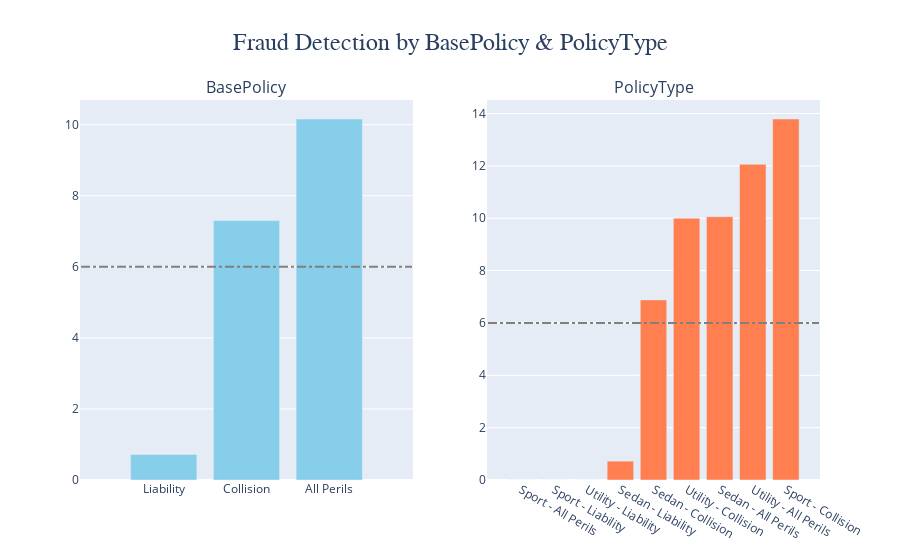

Notebook code for this chart:
### Markdown cell above
## 06) Fraud Detection by BasePolicy & PolicyType

### Code cell
# BasePolicy
df_counts_policy = df_viz['BasePolicy'].value_counts().sort_index()
df_counts_fraud4 = df_fraud['BasePolicy'].value_counts().sort_index()
df_percentages_fraud4 = pd.DataFrame(round((df_counts_fraud4 / df_counts_policy) * 100, 2)).fillna(0).reset_index()

df_percentages_fraud4.columns = ['BasePolicy', 'Fraud %']
df_percentages_fraud4 = df_percentages_fraud4.sort_values(by=['Fraud %'])

# PolicyType
df_counts_policy2 = df_viz['PolicyType'].value_counts().sort_index()
df_counts_fraud5 = df_fraud['PolicyType'].value_counts().sort_index()
df_percentages_fraud5 = pd.DataFrame(round((df_counts_fraud5 / df_counts_policy2) * 100, 2)).fillna(0).reset_index()

df_percentages_fraud5.columns = ['PolicyType', 'Fraud %']
df_percentages_fraud5 = df_percentages_fraud5.sort_values(by=['Fraud %'])

# Bar Chart - Subplots
fig = make_subplots(rows=1, cols=2, subplot_titles=('BasePolicy', "PolicyType"))

fig.add_trace(go.Bar(x=df_percentages_fraud4['BasePolicy'], y=df_percentages_fraud4['Fraud %'],
    marker_color='skyblue'), row=1, col=1)

fig.add_trace(go.Bar(x=df_percentages_fraud5['PolicyType'], y=df_percentages_fraud5['Fraud %'],
    marker_color='coral'), row=1, col=2)

fig.update_layout(
    title={
        'text': 'Fraud Detection by BasePolicy & PolicyType',
        'x':0.5,
        'font': {'family': "Arial, sans-serif", 'size': 24}
    }, showlegend=False)

fig.add_shape(
    type="line",
    x0=-1,
    y0=6,
    x1=3,
    y1=6,
    line=dict(
        color="rgba(128, 128, 128, 1)", 
        width=2,
        dash="dashdot",
    ),
    xref="x1",
    yref="y1"
)

fig.add_shape(
    type="line",
    x0=-1,
    y0=6,
    x1=9,
    y1=6,
    line=dict(
        color="rgba(128, 128, 128, 1)", 
        width=2,
        dash="dashdot",
    ),
    xref="x2",
    yref="y2"
)

fig.show()

### Figure 1 — Plotly figure (JSON) as saved in the notebook; plotly's stock layout.template omitted (floating-point values rounded to 4 significant figures)
{"data": [{"marker": {"color": "skyblue"}, "type": "bar", "x": ["Liability", "Collision", "All Perils"], "xaxis": "x", "y": [0.72, 7.3, 10.16], "yaxis": "y"}, {"marker": {"color": "coral"}, "type": "bar", "x": ["Sport - All Perils", "Sport - Liability", "Utility - Liability", "Sedan - Liability", "Sedan - Collision", "Utility - Collision", "Sedan - All Perils", "Utility - All Perils", "Sport - Collision"], "xaxis": "x2", "y": [0.0, 0.0, 0.0, 0.72, 6.88, 10.0, 10.06, 12.06, 13.79], "yaxis": "y2"}], "layout": {"annotations": [{"font": {"size": 16}, "showarrow": false, "text": "BasePolicy", "x": 0.225, "xanchor": "center", "xref": "paper", "y": 1, "yanchor": "bottom", "yref": "paper"}, {"font": {"size": 16}, "showarrow": false, "text": "PolicyType", "x": 0.775, "xanchor": "center", "xref": "paper", "y": 1, "yanchor": "bottom", "yref": "paper"}], "shapes": [{"line": {"color": "rgba(128, 128, 128, 1)", "dash": "dashdot", "width": 2}, "type": "line", "x0": -1, "x1": 3, "xref": "x", "y0": 6, "y1": 6, "yref": "y"}, {"line": {"color": "rgba(128, 128, 128, 1)", "dash": "dashdot", "width": 2}, "type": "line", "x0": -1, "x1": 9, "xref": "x2", "y0": 6, "y1": 6, "yref": "y2"}], "showlegend": false, "title": {"font": {"family": "Arial, sans-serif", "size": 24}, "text": "Fraud Detection by BasePolicy & PolicyType", "x": 0.5}, "xaxis": {"anchor": "y", "domain": [0, 0.45]}, "xaxis2": {"anchor": "y2", "domain": [0.55, 1]}, "yaxis": {"anchor": "x", "domain": [0, 1]}, "yaxis2": {"anchor": "x2", "domain": [0, 1]}}}
